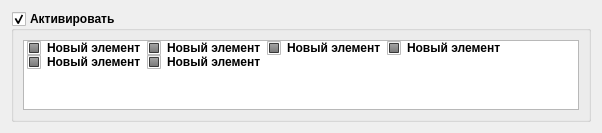
<?xml version="1.0" encoding="UTF-8"?>
<ui version="4.0">
 <class>SKM_Type0x01Widget</class>
 <widget class="QWidget" name="SKM_Type0x01Widget">
  <property name="geometry">
   <rect>
    <x>0</x>
    <y>0</y>
    <width>602</width>
    <height>124</height>
   </rect>
  </property>
  <property name="sizePolicy">
   <sizepolicy hsizetype="Preferred" vsizetype="Preferred">
    <horstretch>0</horstretch>
    <verstretch>0</verstretch>
   </sizepolicy>
  </property>
  <property name="windowTitle">
   <string>Form</string>
  </property>
  <layout class="QVBoxLayout" name="verticalLayout_2">
   <item>
    <widget class="QGroupBox" name="groupData_0x01">
     <property name="font">
      <font>
       <weight>75</weight>
       <bold>true</bold>
      </font>
     </property>
     <property name="title">
      <string>Активировать</string>
     </property>
     <property name="checkable">
      <bool>true</bool>
     </property>
     <property name="checked">
      <bool>true</bool>
     </property>
     <layout class="QVBoxLayout" name="verticalLayout">
      <item>
       <widget class="QListWidget" name="listFaktors">
        <property name="flow">
         <enum>QListView::LeftToRight</enum>
        </property>
        <property name="isWrapping" stdset="0">
         <bool>true</bool>
        </property>
        <property name="wordWrap">
         <bool>true</bool>
        </property>
        <item>
         <property name="text">
          <string>Новый элемент</string>
         </property>
         <property name="checkState">
          <enum>PartiallyChecked</enum>
         </property>
        </item>
        <item>
         <property name="text">
          <string>Новый элемент</string>
         </property>
         <property name="checkState">
          <enum>PartiallyChecked</enum>
         </property>
        </item>
        <item>
         <property name="text">
          <string>Новый элемент</string>
         </property>
         <property name="checkState">
          <enum>PartiallyChecked</enum>
         </property>
        </item>
        <item>
         <property name="text">
          <string>Новый элемент</string>
         </property>
         <property name="checkState">
          <enum>PartiallyChecked</enum>
         </property>
        </item>
        <item>
         <property name="text">
          <string>Новый элемент</string>
         </property>
         <property name="checkState">
          <enum>PartiallyChecked</enum>
         </property>
        </item>
        <item>
         <property name="text">
          <string>Новый элемент</string>
         </property>
         <property name="checkState">
          <enum>PartiallyChecked</enum>
         </property>
        </item>
       </widget>
      </item>
     </layout>
    </widget>
   </item>
  </layout>
 </widget>
 <resources/>
 <connections/>
</ui>
